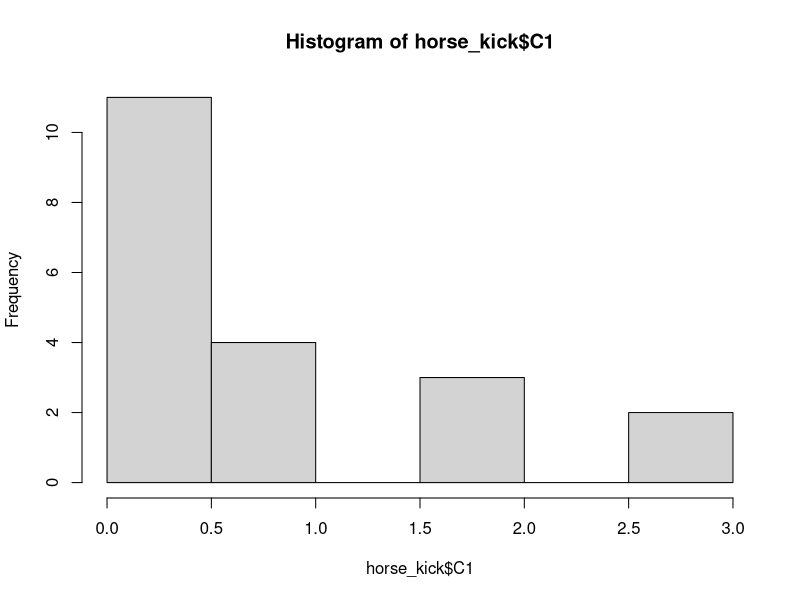
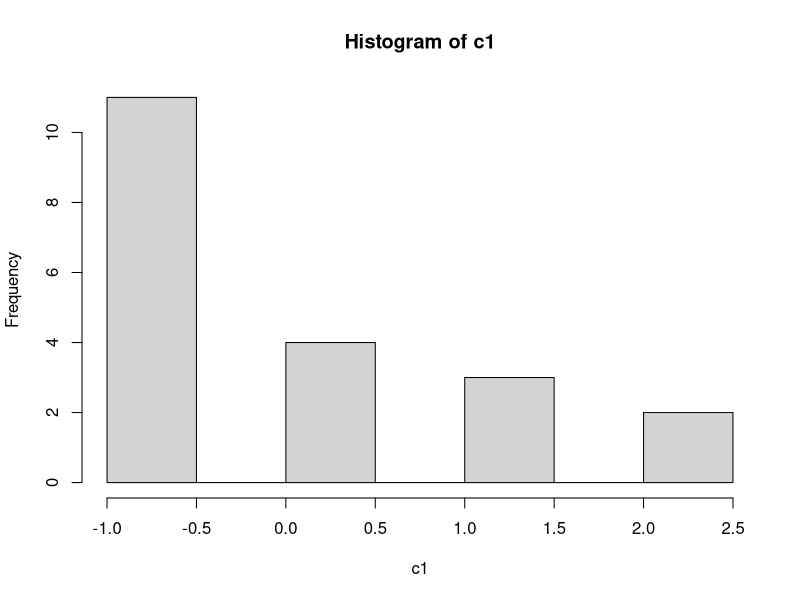

R code for these plots, in order:
# ◧ A gente já sabe que o R nada de braçada em cálculos, análises e gráficos, certo? Então, vamos começar a aprender como fazer nossos cálculos no R.
# 
# ◧ Primeira coisa a dizer é que o R faz todos os cálculos mais "simples": somar, subtrair, multiplicar... E também os cálculos mais
# "estatísticos": média, mediana, variância... Mas também faz muito mais coisa!!!
#   
#   ◧ Como este é um curso de R básico, vamos focar nas funções mais simples, ok? Porém já introduzindo alguns usos práticos que podemos fazer com elas.
# 
# 📘 Os materiais desta atividade são um vídeo e o código de aula, disponível no github: https://github.com/hugoavmedeiros/cd_com_r/blob/master/scripts/programacao/calculando.R.
# 
# 💎 Compartilhe com a gente um código criado por você com a centralização de alguma base de dados (nativa, externa ou criada por você 🙂) Lembre-se de compartilhar um link do github!



# uma aplicação prática?? vamos centralizar um caso clássico de distribuição de 
# poisson, o número de cavaleiros prussianos mortos por cavalos 

### Lendo o csv com os dados
horse_kick <- read.csv("hk.csv")

### Vamos dar uma olhada na estrutura
str(horse_kick)

### Como podemos observar temos poucos registros pois a série histórica é de ape
### nas 20 anos. Vamos observar a variável C1, uma das companias de cavalaria.
length(horse_kick$C1) # quantidade de registgros

#### Centralizando nossa distribuição subtraindo a média.
c1 <- horse_kick$C1 - mean(horse_kick$C1)

### Podemos perceber uma concentração um pouco discreta dos dados após o processo.
hist(horse_kick$C1)
hist(c1)

